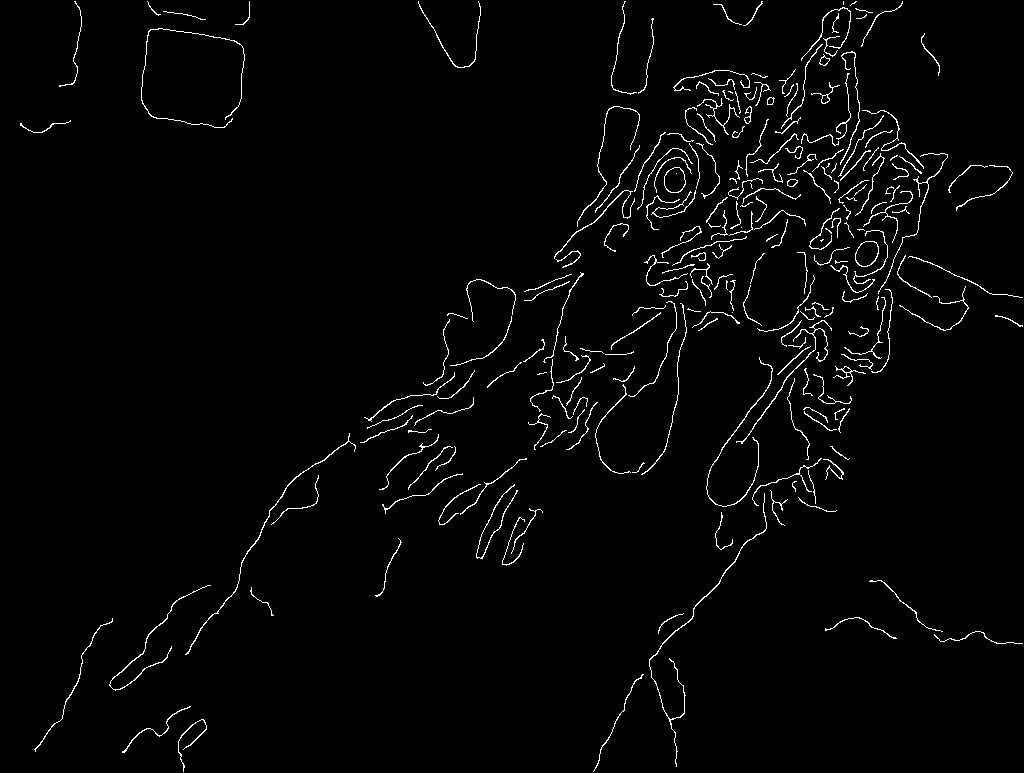
#> input picture edges.png, 1024 x 773 px
$ python PlotFromTxt.py
#> lines starting #> are read from the running program, lines starting #| are printed output that depends on the picture; after the words box and inside, x2 and y2 are one past the last pixel; in counts of white or black regions, pixels touching at a corner belong together
import sys
import skimage
from skimage import io, filters, feature
import numpy as np
from collections import deque
import re #Regex

import time


#Super fast 5:30am img plotting thing to test track shit
#Goddamn im tired but im like 2cm away from finishing


edges = skimage.io.imread(fname="edges.png", as_gray=True)
#> edges: shape (773, 1024); 2.1% white in thin lines or dots
img = np.zeros(shape=(len(edges),len(edges[0]))).astype(int)
#> img: shape (773, 1024) int64; every value is 0


with open('track.txt','r') as f:
#> (reads track.txt from the repository)
	for line in f:
		coordinates = re.findall(r'\[(\d+), (\d+)\]', line)

		for coord in coordinates:
			x = int(coord[0])
			y = int(coord[1])

			img[x][y] = 255
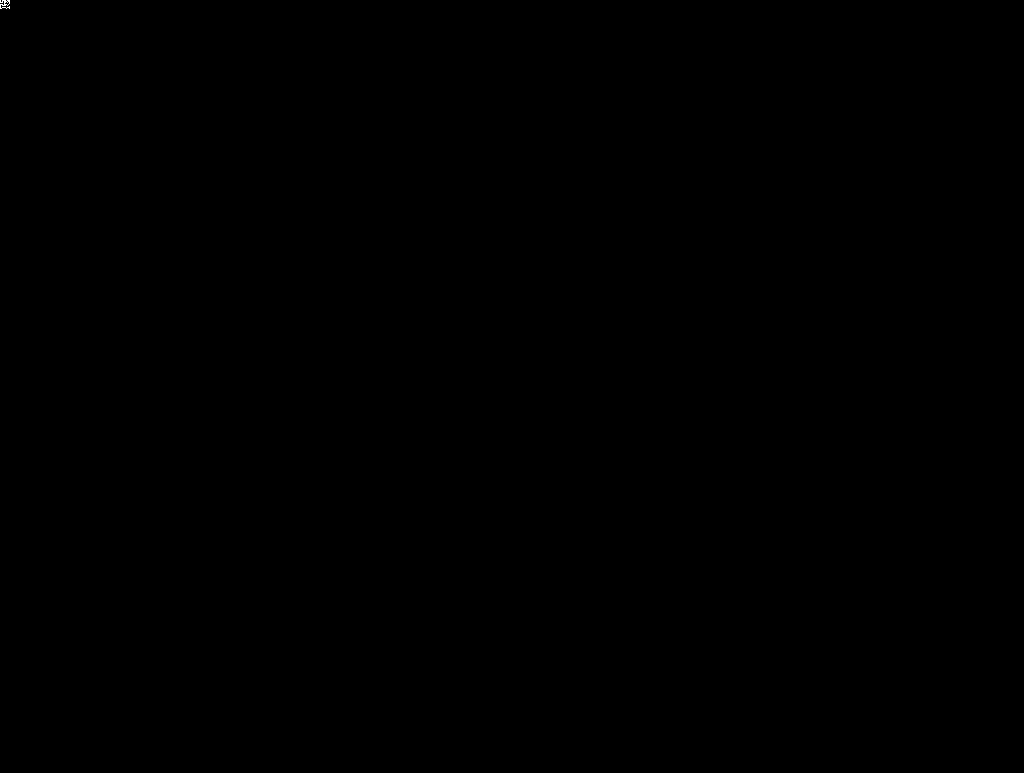
#> img: shape (773, 1024) int64; 0.01% white in thin lines or dots, all inside (x1, y1, x2, y2) = (0, 0, 10, 9)
			#print(int(coord[0]), int(coord[1]))

io.imsave(fname='track.png', arr=skimage.img_as_int(img))
